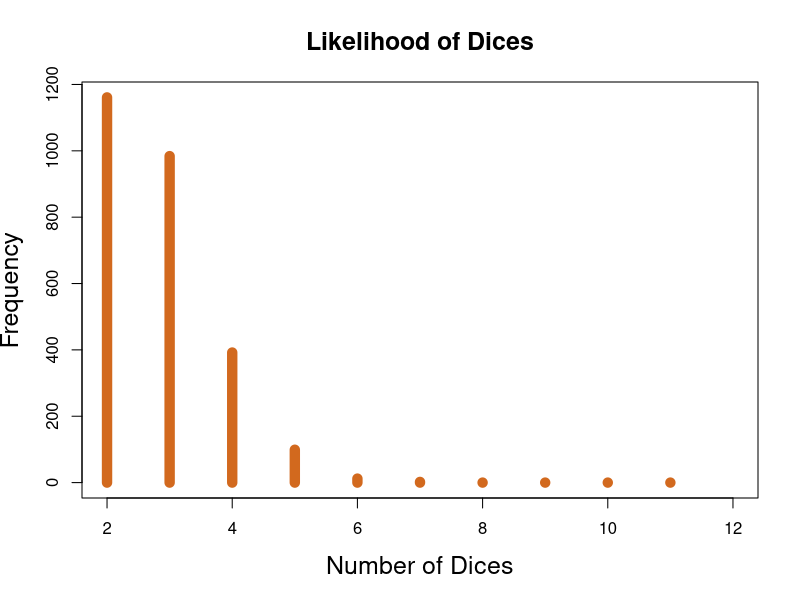

Source code (R):
## ---- chunk 1
knitr::opts_chunk$set(echo = TRUE)
## ---- chunk 2
result_dice <- 12 #Desired result of dices

n <- 10000 # Nr of experiments
min_dice <- ceiling(result_dice / 6) # min Nr of dice
Delta_dice <- (result_dice - min_dice)+1 #amount of dice needed/difference between max and min

menge <- rep(0,Delta_dice) #Definition of Vector "Menge" in size of possible events (Delta_dice)
for (i in min_dice:result_dice) {  #for loop from min Nr of dices to max Nr of dices
  vec <- sample(1:6, n * i, replace = TRUE) # Definitions of Vector with random Nr in range of 1 to 6 
  mat <- matrix(data = vec, nrow = n, ncol = i, byrow = FALSE) #Vector converted into matrix
  menge[i-1] <- sum(rowSums(mat) == result_dice) #calculates sum of every row in matrix, compares it to desires result
  # R starts counting with 1 
}
#returnValue(min_dice) #Test Line
#returnValue(Delta_dice) #Test Line



# Plot
x <- min_dice:result_dice
# try to think about more precise names for variables. Also, x, y, data, sum can be problematic names for variables. 
# check the length to learn about how they are different with length()
length(x) 
length(menge)

# make sure that you plot against the correct integer sequence, e.g.
RolledDice <- c(1:length(menge))
plot(RolledDice, menge, type = "h", col="chocolate", lwd=10, ## Werte für X,Y-
     xlim = c(min_dice,result_dice) ,
     main = "Likelihood of Dices", ## Diagramm-Titel
     xlab = "Number of Dices", ## X-Achsen Titel
     ylab = "Frequency", ## Y-Achsen Titel
     cex.lab = 1.5, cex.main = 1.5)

